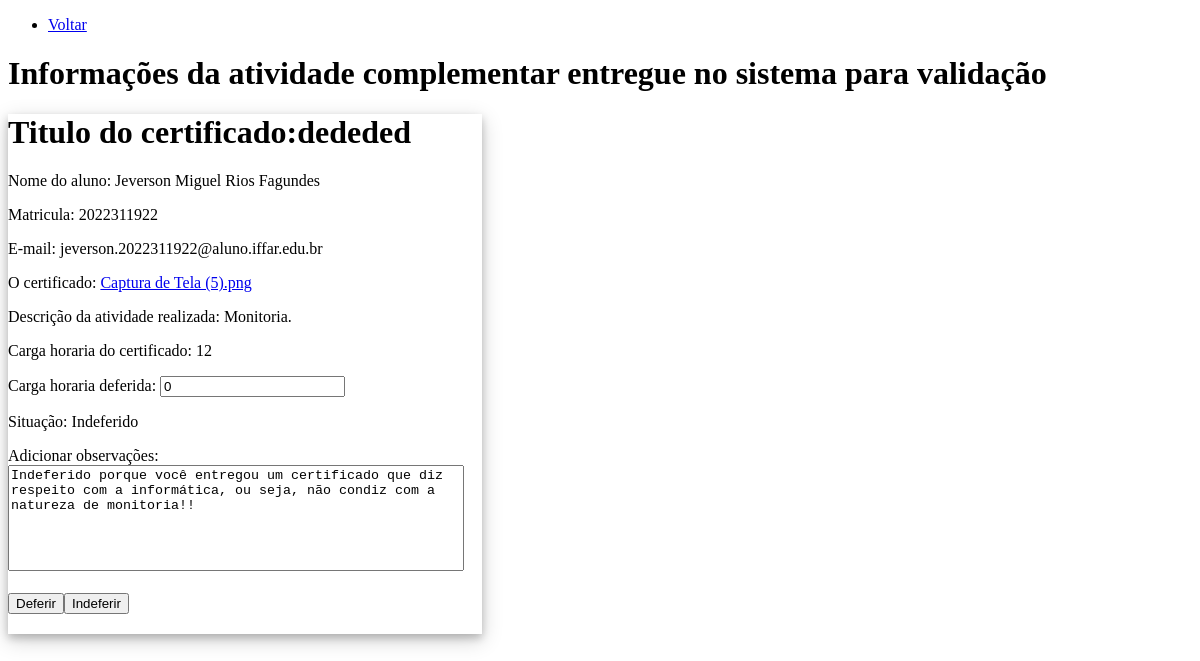
Screenshot of /validacao/validar.php?id=75 (signed in) with the database file from the repository.
### tables this page shows
CREATE TABLE IF NOT EXISTS `entrega_atividade` (
  `id_entrega_atividade` int NOT NULL AUTO_INCREMENT,
  `titulo_certificado` varchar(255) DEFAULT NULL,
  `carga_horaria_certificado` int DEFAULT NULL,
  `certificado` varchar(255) DEFAULT NULL,
  `carga_horaria_aprovada` int DEFAULT NULL,
  `status` varchar(255) DEFAULT NULL,
  `id_aluno` int DEFAULT NULL,
  `caminho` varchar(255) NOT NULL,
  `id_atividade_complementar` int NOT NULL,
  `observacoes` text NOT NULL,
  PRIMARY KEY (`id_entrega_atividade`),
  KEY `fk_aluno_entrega_atividade` (`id_aluno`),
  KEY `fk_id_atividade_complementar` (`id_atividade_complementar`)
);

CREATE TABLE IF NOT EXISTS `aluno` (
  `id_aluno` int NOT NULL AUTO_INCREMENT,
  `nome` varchar(255) DEFAULT NULL,
  `matricula` char(10) DEFAULT NULL,
  `email` varchar(255) DEFAULT NULL,
  `senha` varchar(255) DEFAULT NULL,
  `id_curso` int DEFAULT NULL,
  PRIMARY KEY (`id_aluno`),
  KEY `fk_aluno_curso` (`id_curso`)
);

CREATE TABLE IF NOT EXISTS `atividade_complementar` (
  `id_atividade_complementar` int NOT NULL AUTO_INCREMENT,
  `natureza` int DEFAULT NULL,
  `descricao` text,
  `carga_horaria_maxima` int DEFAULT NULL,
  `id_curso` int DEFAULT NULL,
  PRIMARY KEY (`id_atividade_complementar`),
  KEY `fk_curso_atividade_complementar` (`id_curso`)
);

### conecta.php (called while the page is built, shortened)
<?php
function excutarSQL($mysql, $sql)
{
    $resultado = mysqli_query($mysql, $sql);
    return $resultado;
}

### validacao/validar.php (the view, shortened to what this page needs)
<?php
$id = $_GET['id'];
require_once "../conecta.php";
$mysql = conectar();
$pastaDestino = "../certificados/";
$sql = "SELECT a.id_aluno, a.nome, a.matricula, a.email,
 ea.id_entrega_atividade,
 ea.carga_horaria_certificado, ea.carga_horaria_aprovada,
 ea.status, ea.certificado, ea.caminho, ea.titulo_certificado,
 ea.observacoes, ac.descricao
 FROM aluno a
INNER JOIN entrega_atividade ea
ON a.id_aluno = $id AND ea.id_aluno = $id
INNER JOIN atividade_complementar ac
ON ea.id_atividade_complementar = ac.id_atividade_complementar
";
$resultado = excutarSQL($mysql, $sql);
?>
<!DOCTYPE html>
<html lang="pt-br">
<head>
</head>
<body>
    <nav>
        <ul>
            <li><a href="../inicialCoordenador.php">Voltar</a></li>
        </ul>
    </nav>
    <h1>Informações da atividade complementar entregue no sistema para validação</h1>
    <?php
    while ($dados = mysqli_fetch_assoc($resultado)) {
        echo '<form action = "mudarSituacao.php" method = "post" >';
        echo '<div class="card">';
        echo '<div class="card-body">';
        echo '<h1 class="card-title">' . 'Titulo do certificado:' . '' . $dados['titulo_certificado'] . '</h1>';
        echo '<p class="card-text">' . 'Nome do aluno: ' . '' . $dados['nome'] . '</p>';
        echo '<p class="card-text">' . 'Matricula: ' . '' . $dados['matricula'] . '</p>';
        echo '<p class="card-text">' . 'E-mail: ' . '' . $dados['email'] . '</p>';
        echo '<p class="card-title">' . 'O certificado:' . ' ' . '<a href="' . $pastaDestino . $dados['caminho'] . '">' . $dados['certificado'] . '</a>' . '</p>';
        echo '<p class="card-text">' . 'Descrição da atividade realizada: ' . '' . $dados['descricao'] . '</p>';
        echo '<p class="card-text">' . 'Carga horaria do certificado: ' . '' . $dados['carga_horaria_certificado'] . '</p>';
        echo '<p class="card-text">' . 'Carga horaria deferida: ' . '<input type = "number" value = "' . $dados['carga_horaria_aprovada'] . '" name = "cargaDefe">' . '</p>';
        echo '<p class="card-text">' . 'Situação:' . ' ' . $dados['status'] . '</p>';
    ?>
        <label for="obser">Adicionar observações:</label><br>
        <textarea name="observacoes" id="obser"><?php echo $dados['observacoes']; ?></textarea><br><br>
    <?php
        echo '<input type = "submit" value = "Deferir" name = "deferir">';
        echo '<input type = "submit" value = "Indeferir" name = "indeferir">';
        echo '</div>';
        echo '</div>';
        echo '</form>';
    }
    ?>
</body>
</html>

### validacao/validar.php (style rules this page uses)
.card { background-color: white; width: 40%; height: 520px; box-shadow: 0 4px 8px 0 rgba(0, 0, 0, 0.2), 0 6px 20px rgba(0, 0, 0, 0.19); margin-bottom: 20px; }
textarea { width: 450px; height: 100px; resize: none; }

### rows the page displays
entrega_atividade: titulo_certificado "dededed", id_aluno.nome "Jeverson Miguel Rios Fagundes", id_aluno.matricula "2022311922", id_aluno.email "jeverson.2022311922@aluno.iffar.edu.br", certificado "Captura de Tela (5).png", id_atividade_complementar.descricao "Monitoria.", carga_horaria_certificado "12", cargaDefe "0", status "Indeferido", observacoes "Indeferido porque você entregou um certificado que diz respeito com a informática, ou seja, não condiz com a natureza de monitoria!!"
